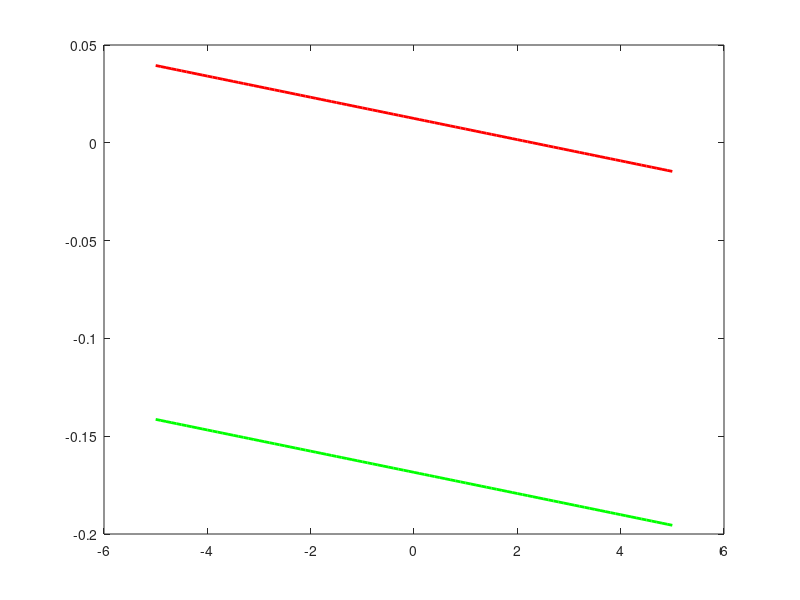

Here is the MATLAB script that generated this plot: (Note: this script raises an error after producing the figure.)
% Dimitrios Nentidis AEM: 6821

%%%%%%%%%%%%%%%%%%%%%%%%%%%%%% Stability %%%%%%%%%%%%%%%%%%%%%%%%%%%%%%%%%%

%%%%%%%%%%%%%%%%%%%%%%%%%%%%%%%%%%%%%%%%%%%%%%%%%%%%%%%%%%%%%%%%%%%%%%%%%%%
%%%%%%%%%%%%%%%%               Approach                  %%%%%%%%%%%%%%%%%%
%%%%%%%%%%%%%%%%%%%%%%%%%%%%%%%%%%%%%%%%%%%%%%%%%%%%%%%%%%%%%%%%%%%%%%%%%%%

%% C_m_α and static margin

% NACA 0006  symmerical
x_cg_w_approach = 1.443;
x_ac_w_approach = 1.4;
c_sound = 2.91;
C_l_a = 2*pi;

% for main wing
e_oswald = 0.99;
b = 6.7^2;
S = 18.22;
AR = b/S;

C_L_a_wing = 2.98; % by hand, Λ is taken into account
C_m_a_wing = C_L_a_wing*(x_cg_w_approach - x_ac_w_approach)/c_sound;


% for horizontal tail wing
Tail_arm = 5.3;
St = 4.2;
V_H = Tail_arm*St/(S*c_sound);
h = 1; %%% tail above wings
b_tail = 3.6;
AR_tail = (b_tail^2)/St;
e_tail =  0.99;

C_L_a_tail = C_l_a/(1 + (C_l_a/(pi*e_oswald*AR_tail))); %3D correction

deda = 2*C_L_a_wing/(e_tail*pi*AR);
C_m_a_tail = - h*V_H*C_L_a_tail*(1-deda);

C_m_a_total = C_m_a_tail + C_m_a_wing;
C_L_a_total = C_L_a_tail*(h*(St/S)) + C_L_a_wing;

% neutral point and static margin
x_np = (x_ac_w_approach/c_sound) + h*V_H*(C_L_a_tail/C_L_a_wing)*(1 - deda);
SM = x_np - (x_cg_w_approach/c_sound);


%% C_L_0 and C_m_0

% data
CL_ds = 0.68;
Cm_ds = -1.46;
AoA_approach = 2.3;
V = 87.5; 
mass = 6400;
g = 9.81;


Lift = mass*g;
C_L_approach = Lift/(0.5*1.2*(V^2)*S); %CL_approach = Cl0_wing + AoA*dCl_wing_da
C_L_0_wing = C_L_approach - C_L_a_wing*deg2rad(AoA_approach);
C_m_ac_wing = -1; % by hand
C_m_0_Wing = C_m_ac_wing + C_L_0_wing*((x_cg_w_approach - x_ac_w_approach)/c_sound);
e_0 = 2*C_L_a_tail/(pi*e_tail*AR_tail);

% for tail wing
C_m_0_tail =  h*V_H*C_L_a_tail*(e_0 );

% total
C_m_0_total = C_m_0_tail + C_m_0_Wing;

C_m_O = -C_m_a_total*(deg2rad(AoA_approach)) - Cm_ds*(deg2rad(-7.1));
C_L_O = CL_ds*(deg2rad(-7.1));


%% plotting C_m vs α

A = -5:0.1:5;

figure
plot(A , C_m_O + C_m_a_total*deg2rad(A) + Cm_ds*(deg2rad(-7.1)), 'r', 'LineWidth', 2);
hold on
plot(A, C_m_O + C_m_a_total*deg2rad(A), 'g', 'LineWidth', 2);
yline(0)
xline(0)
legend('δς = -7.1','δς = 0')
ylabel('Cm')
xlabel('α')

%%%%%%%%%%%%%%%%%%%%%%%%%%%%%%%%%%%%%%%%%%%%%%%%%%%%%%%%%%%%%%%%%%%%%%%%%%%
%%%%%%%%%%%%%%%%                 Cruise                  %%%%%%%%%%%%%%%%%%
%%%%%%%%%%%%%%%%%%%%%%%%%%%%%%%%%%%%%%%%%%%%%%%%%%%%%%%%%%%%%%%%%%%%%%%%%%%

%% Define C_L_α, C_m_α, C_L_δς, C_m_δς

% Define the coefficient matrix
coef = [ -5.524,  34.344, -78.940,  76.698, -21.539;  % C_L_a
         -4.485,  23.523, -41.934,  29.286,  -8.085;  % C_m_a
        0.00331, 0.878,  -3.694,   4.432,  -0.760;    % C_L_ds
          0.086,  -1.912,   6.986,  -7.934,   1.115   % C_m_ds
];

% Define a function to calculate the coefficient for a given Mach number
calculate_coefficient = @(coeffs, M) ...
    coeffs(1) * M^4 + coeffs(2) * M^3 + coeffs(3) * M^2 + coeffs(4) * M + coeffs(5);

% Define the individual coefficient functions
C_L_alpha = @(M) calculate_coefficient(coef(1, :), M);
C_m_alpha = @(M) calculate_coefficient(coef(2, :), M);
C_L_deltas = @(M) calculate_coefficient(coef(3, :), M);
C_m_deltas = @(M) calculate_coefficient(coef(4, :), M);


%% C_L_0 and C_m_0 for α = 3 and δς = -1.5, speed = 961 km/h

% by hand

%% Mach 0.7 - 2 trim points
c_sound = (1.4*287.05*218.808)^(0.5);
density = 0.38;
X = zeros(131,2);
i=1;
for M = 0.7:0.01:2

% Calculate the coefficients for the given Mach number
C_Lalpha_v = C_L_alpha(M);
C_malpha_v = C_m_alpha(M);
C_Ldeltas_v = C_L_deltas(M);
C_mdeltas_v = C_m_deltas(M);

% parameters
AoA = 3;
delta_s = -1.5;
CL(i) = (7400*9.81)/(0.5*((M*c_sound)^2)*0.38*(18.22));
C_m_00 = 0.0506;

% system of equations
A = [C_Ldeltas_v C_Lalpha_v; 
     C_mdeltas_v C_malpha_v];
B = [CL(i); 
    -C_m_00];

x = A\B;

% storage
X(i,:) = x';

% keep count
i=i+1;
end

% plot
figure
plot(0.7:0.01:2 , rad2deg(X(:,2)),'g','LineWidth',2)
hold on
plot(0.7:0.01:2 , rad2deg(X(:,1)),'r','LineWidth',2)
ylabel('[Angle in degrees]')
xlabel('Mach')
legend('α','δs')
grid on

%% 2 M, -700 kg

alpha = -10:0.01:15;
X5 = zeros(length(alpha),2);
M = 2;
mass = 7400 - 700;
C_L_target = mass*g/(0.5*density*((M*c_sound)^2)*S);
C_m_00 = 0.0506;


delta_s = zeros(10,1);
AoA_current = zeros(10,1);
error = 1e-5;
for j = 2:10

% for L = W, find current α for defined δς
AoA_current(j) = (C_L_target - deg2rad(delta_s(j-1))*C_Ldeltas_v)/(C_Lalpha_v);

% calculate C_m
Cm_current = C_m_00 +  AoA_current(j)*C_malpha_v + C_mdeltas_v*(delta_s(j-1));

% calculate new δς to trim for current α
delta_s(j) = -(C_m_00 + AoA_current(j)*C_malpha_v)/(C_mdeltas_v);

% convergange check
Dif = (delta_s(j) - delta_s(j - 1));
if abs(Dif) <= error

    delta_s_optimal = delta_s(j);
break
end

end

% plotting
CL_plot = -0.8:0.01:0.3;
Cm_plot1 = C_m_00 + ((CL_plot - delta_s(1)*C_Ldeltas_v )/C_Lalpha_v)*C_malpha_v + delta_s(1)*C_mdeltas_v;
Cm_plot2 = C_m_00 + ((CL_plot - delta_s(2)*C_Ldeltas_v )/C_Lalpha_v)*C_malpha_v + delta_s(2)*C_mdeltas_v;


% Create a tiled layout with 1 row and 2 columns
tiledlayout(1, 2, 'TileSpacing', 'Compact', 'Padding', 'Compact');

% First plot

nexttile;
Aaaa = -2:0.01:2;
plot(Aaaa ,C_Ldeltas_v*delta_s(2) + C_Lalpha_v*deg2rad(Aaaa),'r','LineWidth',2  )
hold on
plot(Aaaa ,C_Ldeltas_v*delta_s(1) + C_Lalpha_v*deg2rad(Aaaa), 'g', 'LineWidth',2 )
xline(0, 'k', 'LineWidth', 0.5); % Add vertical line at x=0
yline(0, 'k', 'LineWidth', 0.5); % Add horizontal line at y=0
yline(C_L_target, '--k', 'LineWidth', 0.5)
legend('trimmed', 'δς=0')
xlabel('α')
ylabel('CL')
hold off
axis tight
set(gca, 'PlotBoxAspectRatio', [1 2 1]); % Taller-than-wider aspect ratio

% Second plot
nexttile;
plot(Cm_plot1 , CL_plot , 'g','LineWidth',2)
hold on
plot(Cm_plot2 , CL_plot , 'r','LineWidth',2)
xline(0, 'k', 'LineWidth', 0.5); % Add vertical line at x=0
yline(0, 'k', 'LineWidth', 0.5); % Add horizontal line at y=0
ylabel('CL')
xlabel('Cm')
yline(C_L_target, '--k', 'LineWidth', 0.5)
set(gca, 'XDir', 'reverse'); % Reverse the direction of the x-axis
legend('δς=0', 'trimmed')
hold off
axis tight
set(gca, 'PlotBoxAspectRatio', [1 2 1]); % Taller-than-wider aspect ratio







va = (4*K/3/Cd0)^(0.25) *(W./R/S).^0.5;

vv = (P - 0.5*R.*vc.^3*S*Cd0 - K*W^2./(0.5*R.*vc.*S))/W;

